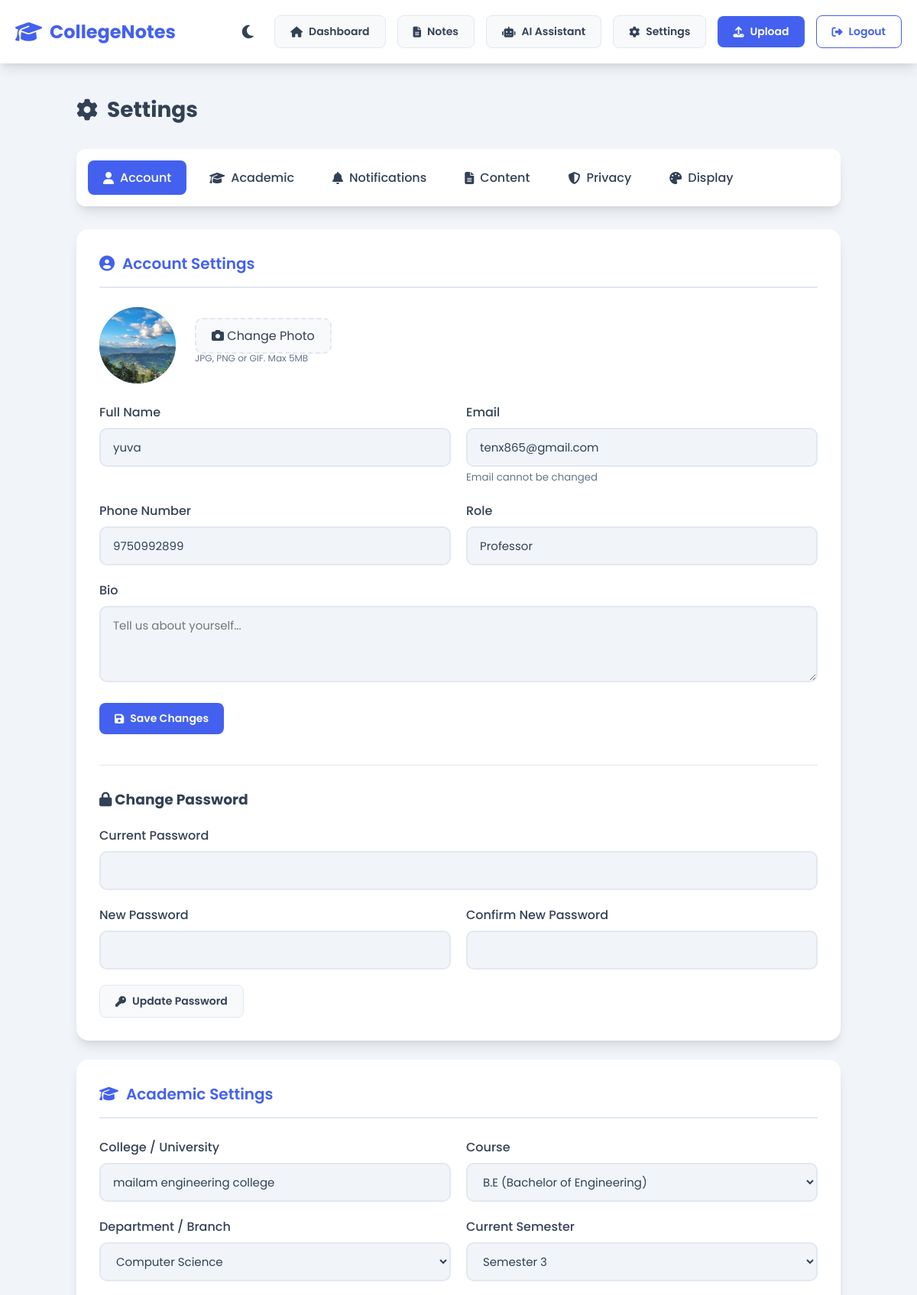
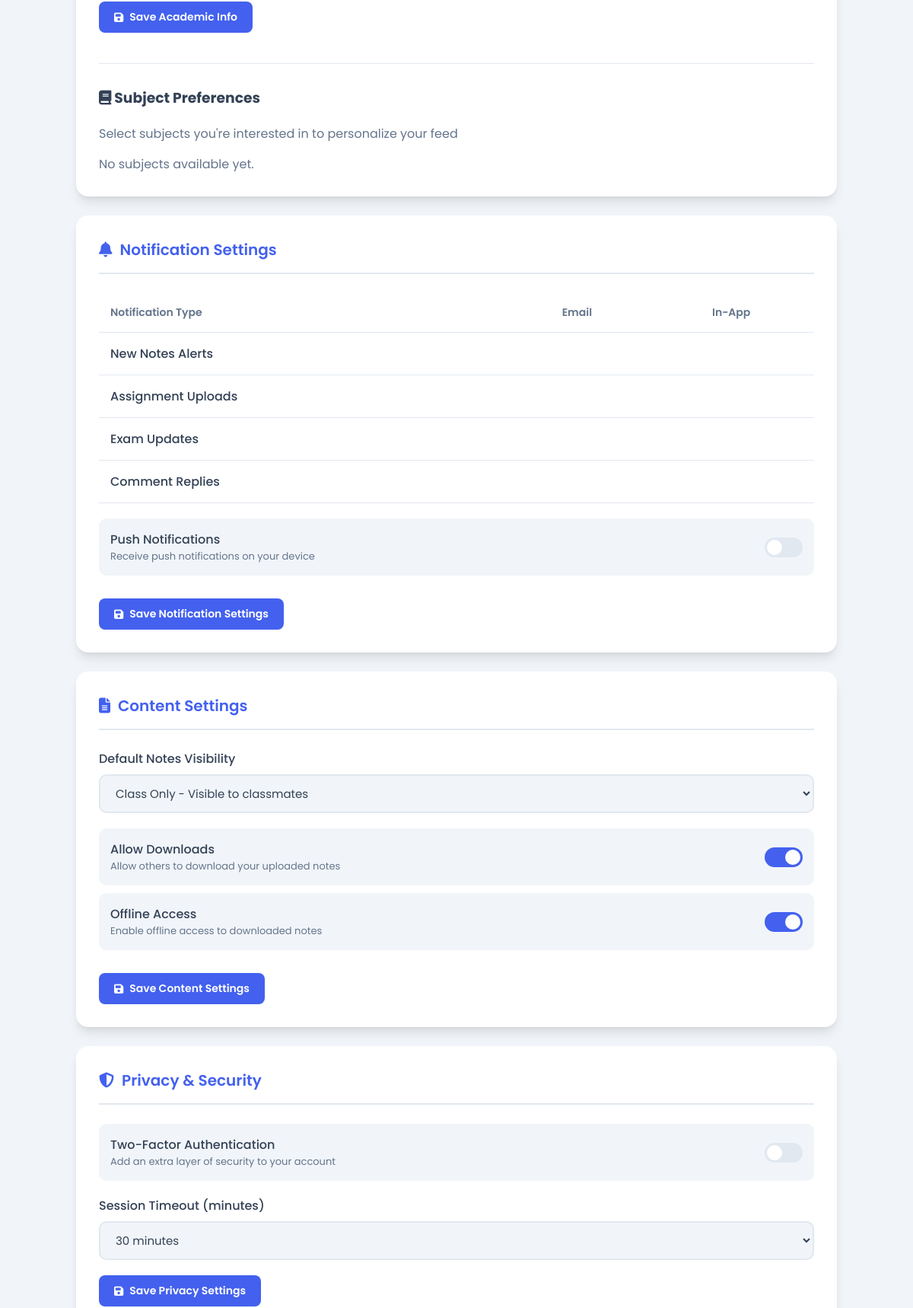
/settings (signed in, upper part), run on the app's committed database (2 pictures, top to bottom).
### models.py (models this page shows, shortened)
class User(UserMixin, db.Model):
    id = db.Column(db.Integer, primary_key=True)
    username = db.Column(db.String(64), unique=True, nullable=False)
    enrollment_number = db.Column(db.String(50), unique=True, nullable=True)
    email = db.Column(db.String(120), unique=True, nullable=False)
    password_hash = db.Column(db.String(256), nullable=True)
    role = db.Column(db.String(20), nullable=False, default='student')
    created_at = db.Column(db.DateTime, default=datetime.utcnow)
    bio = db.Column(db.Text, nullable=True)
    phone = db.Column(db.String(20), nullable=True)
    phone_verified = db.Column(db.Boolean, default=False)
    email_verified = db.Column(db.Boolean, default=False)
    two_factor_enabled = db.Column(db.Boolean, default=False)
    college = db.Column(db.String(200), nullable=True)
    course = db.Column(db.String(100), nullable=True)
    department = db.Column(db.String(100), nullable=True)
    current_semester = db.Column(db.String(50), nullable=True)
    google_id = db.Column(db.String(100), unique=True, nullable=True)
    profile_picture_url = db.Column(db.String(500), nullable=True)
    auth_method = db.Column(db.String(20), default='password')
    otp_code = db.Column(db.String(6), nullable=True)
    otp_created_at = db.Column(db.DateTime, nullable=True)
    otp_attempts = db.Column(db.Integer, default=0)
    reset_token = db.Column(db.String(100), nullable=True)
    reset_token_created_at = db.Column(db.DateTime, nullable=True)
    notes = db.relationship('Note', backref='uploader', lazy=True)
    preferences = db.relationship('UserPreferences', backref='user', uselist=False, lazy=True)
    login_history = db.relationship('LoginHistory', backref='user', lazy=True)
    bookmarks = db.relationship('Bookmark', backref='user', lazy=True)
    ratings = db.relationship('Rating', backref='user', lazy=True)
    comments = db.relationship('Comment', backref='user', lazy=True)
    def get_preferences(self):
        if not self.preferences:
            prefs = UserPreferences(user_id=self.id)
            db.session.add(prefs)
            db.session.commit()
        return self.preferences

class UserPreferences(db.Model):
    id = db.Column(db.Integer, primary_key=True)
    user_id = db.Column(db.Integer, db.ForeignKey('user.id'), nullable=False, unique=True)
    theme = db.Column(db.String(20), default='system')  # light, dark, system
    font_size = db.Column(db.String(20), default='medium')  # small, medium, large
    language = db.Column(db.String(10), default='en')
    accessibility_mode = db.Column(db.Boolean, default=False)
    high_contrast = db.Column(db.Boolean, default=False)
    email_new_notes = db.Column(db.Boolean, default=True)
    email_assignments = db.Column(db.Boolean, default=True)
    email_exam_updates = db.Column(db.Boolean, default=True)
    email_comments = db.Column(db.Boolean, default=True)
    inapp_new_notes = db.Column(db.Boolean, default=True)
    inapp_assignments = db.Column(db.Boolean, default=True)
    inapp_exam_updates = db.Column(db.Boolean, default=True)
    inapp_comments = db.Column(db.Boolean, default=True)
    push_enabled = db.Column(db.Boolean, default=False)
    notes_visibility = db.Column(db.String(20), default='class')  # public, class
    allow_downloads = db.Column(db.Boolean, default=True)
    offline_access = db.Column(db.Boolean, default=True)
    session_timeout = db.Column(db.Integer, default=30)  # minutes
    subject_preferences = db.Column(db.Text, default='[]')
    created_at = db.Column(db.DateTime, default=datetime.utcnow)
    updated_at = db.Column(db.DateTime, default=datetime.utcnow, onupdate=datetime.utcnow)

### main.py (the view)
@app.route('/settings')
@login_required
def settings():
    prefs = current_user.get_preferences()
    login_history = LoginHistory.query.filter_by(user_id=current_user.id).order_by(LoginHistory.login_time.desc()).limit(10).all()
    bookmarks = Bookmark.query.filter_by(user_id=current_user.id).all()
    subjects = [s[0] for s in db.session.query(Note.subject).distinct().filter(Note.subject != None, Note.subject != '').all()]
    return render_template('settings.html',
                         user=current_user,
                         prefs=prefs,
                         login_history=login_history,
                         bookmarks=bookmarks,
                         subjects=subjects)

### templates/settings.html (shortened to what this page needs)
{% extends "base.html" %}
{% block content %}
<div class="settings-container">
    <div class="settings-header">
        <h1><i class="fas fa-cog"></i> Settings</h1>
    </div>
    <nav class="settings-nav">
        <a href="#account" class="active"><i class="fas fa-user"></i> Account</a>
        <a href="#academic"><i class="fas fa-graduation-cap"></i> Academic</a>
        <a href="#notifications"><i class="fas fa-bell"></i> Notifications</a>
        <a href="#content"><i class="fas fa-file-alt"></i> Content</a>
        <a href="#privacy"><i class="fas fa-shield-alt"></i> Privacy</a>
        <a href="#display"><i class="fas fa-palette"></i> Display</a>
    </nav>
    <section id="account" class="settings-section">
        <h2><i class="fas fa-user-circle"></i> Account Settings</h2>
        <form action="{{ url_for('update_account_settings') }}" method="POST" enctype="multipart/form-data">
            <div class="profile-picture-section">
                <div class="profile-avatar">
                    {% if user.profile_picture_url %}
                    <img src="{{ user.profile_picture_url }}" alt="Profile">
                    {% else %}
                    <i class="fas fa-user"></i>
                    {% endif %}
                </div>
                <div>
                    <label class="upload-btn">
                        <i class="fas fa-camera"></i> Change Photo
                    </label>
                    <p style="font-size: 12px; color: var(--gray-color); margin-top: 8px;">JPG, PNG or GIF. Max 5MB</p>
                </div>
            </div>
            <div class="form-row">
                <div class="form-group">
                    <label>Full Name</label>
                    <input type="text" name="username" value="{{ user.username }}" required>
                </div>
                <div class="form-group">
                    <label>Email</label>
                    <input type="email" value="{{ user.email }}" disabled>
                    <small style="color: var(--gray-color);">Email cannot be changed</small>
                </div>
            </div>
            <div class="form-row">
                <div class="form-group">
                    <label>Phone Number</label>
                    <input type="tel" name="phone" value="{{ user.phone or '' }}" placeholder="+91 1234567890">
                </div>
                <div class="form-group">
                    <label>Role</label>
                    <input type="text" value="{{ user.role | title }}" disabled>
                </div>
            </div>
            <div class="form-group">
                <label>Bio</label>
                <textarea name="bio" placeholder="Tell us about yourself...">{{ user.bio or '' }}</textarea>
            </div>
            <button type="submit" class="btn btn-primary"><i class="fas fa-save"></i> Save Changes</button>
        </form>
        <div style="margin-top: 40px; padding-top: 30px; border-top: 1px solid var(--border-color);">
            <h3 style="margin-bottom: 20px;"><i class="fas fa-lock"></i> Change Password</h3>
            <form action="{{ url_for('update_password') }}" method="POST">
                <div class="form-row">
                    <div class="form-group">
                        <label>Current Password</label>
                        <input type="password" name="current_password" required>
                    </div>
                </div>
                <div class="form-row">
                    <div class="form-group">
                        <label>New Password</label>
                        <input type="password" name="new_password" required minlength="6">
                    </div>
                    <div class="form-group">
                        <label>Confirm New Password</label>
                        <input type="password" name="confirm_password" required minlength="6">
                    </div>
                </div>
                <button type="submit" class="btn btn-secondary"><i class="fas fa-key"></i> Update Password</button>
            </form>
        </div>
    </section>
    <section id="academic" class="settings-section">
        <h2><i class="fas fa-graduation-cap"></i> Academic Settings</h2>
        <form action="{{ url_for('update_academic_settings') }}" method="POST">
            <div class="form-row">
                <div class="form-group">
                    <label>College / University</label>
                    <input type="text" name="college" value="{{ user.college or '' }}"
                        placeholder="Enter your college name">
                </div>
                <div class="form-group">
                    <label>Course</label>
                    <select name="course">
                        <option value="B.E" {% if user.course=='B.E' %}selected{% endif %}>B.E (Bachelor of Engineering)
                        </option>
                    </select>
                </div>
            </div>
            <div class="form-row">
                <div class="form-group">
                    <label>Department / Branch</label>
                    <select name="department">
                        <option value="Computer Science" {% if user.department=='Computer Science' %}selected{% endif
                            %}>Computer Science</option>
                    </select>
                </div>
                <div class="form-group">
                    <label>Current Semester</label>
                    <select name="semester">
                        {% for i in range(1, 9) %}
                        <option value="Semester {{ i }}" {% if user.current_semester=='Semester ' ~ i %}selected{% endif
                            %}>Semester {{ i }}</option>
                        {% endfor %}
                    </select>
                </div>
            </div>
            <button type="submit" class="btn btn-primary"><i class="fas fa-save"></i> Save Academic Info</button>
        </form>
        <div style="margin-top: 40px; padding-top: 30px; border-top: 1px solid var(--border-color);">
            <h3 style="margin-bottom: 20px;"><i class="fas fa-book"></i> Subject Preferences</h3>
            <p style="color: var(--gray-color); margin-bottom: 15px;">Select subjects you're interested in to
                personalize your feed</p>
            <form action="{{ url_for('update_subject_preferences') }}" method="POST">
                <div class="subject-tags">
                    {% if not subjects %}
                    <p style="color: var(--gray-color);">No subjects available yet.</p>
                    {% endif %}
                </div>
            </form>
        </div>
    </section>
    <section id="notifications" class="settings-section">
        <h2><i class="fas fa-bell"></i> Notification Settings</h2>
        <form action="{{ url_for('update_notification_settings') }}" method="POST">
            <table class="notification-table">
                <thead>
                    <tr>
                        <th style="text-align: left;">Notification Type</th>
                        <th>Email</th>
                        <th>In-App</th>
                    </tr>
                </thead>
                <tbody>
                    <tr>
                        <td>New Notes Alerts</td>
                        <td>
                        </td>
                        <td>
                        </td>
                    </tr>
                    <tr>
                        <td>Assignment Uploads</td>
                        <td>
                        </td>
                        <td>
                        </td>
                    </tr>
                    <tr>
                        <td>Exam Updates</td>
                        <td>
                        </td>
                        <td>
                        </td>
                    </tr>
                    <tr>
                        <td>Comment Replies</td>
                        <td>
                        </td>
                        <td>
                        </td>
                    </tr>
                </tbody>
            </table>
            <div class="toggle-group" style="margin-top: 20px;">
                <div class="toggle-label">
                    <span>Push Notifications</span>
                    <small>Receive push notifications on your device</small>
                </div>
                <label class="toggle-switch">
                    <span class="toggle-slider"></span>
                </label>
            </div>
            <button type="submit" class="btn btn-primary" style="margin-top: 20px;"><i class="fas fa-save"></i> Save
                Notification Settings</button>
        </form>
    </section>
    <section id="content" class="settings-section">
        <h2><i class="fas fa-file-alt"></i> Content Settings</h2>
        <form action="{{ url_for('update_content_settings') }}" method="POST">
            <div class="form-group">
                <label>Default Notes Visibility</label>
                <select name="notes_visibility">
                    <option value="class" {% if prefs.notes_visibility=='class' %}selected{% endif %}>Class Only -
                        Visible to classmates</option>
                </select>
            </div>
            <div class="toggle-group">
                <div class="toggle-label">
                    <span>Allow Downloads</span>
                    <small>Allow others to download your uploaded notes</small>
                </div>
                <label class="toggle-switch">
                    <span class="toggle-slider"></span>
                </label>
            </div>
            <div class="toggle-group">
                <div class="toggle-label">
                    <span>Offline Access</span>
                    <small>Enable offline access to downloaded notes</small>
                </div>
                <label class="toggle-switch">
                    <span class="toggle-slider"></span>
                </label>
            </div>
            <button type="submit" class="btn btn-primary" style="margin-top: 20px;"><i class="fas fa-save"></i> Save
                Content Settings</button>
        </form>
    </section>
    <section id="privacy" class="settings-section">
        <h2><i class="fas fa-shield-alt"></i> Privacy & Security</h2>
        <form action="{{ url_for('update_privacy_settings') }}" method="POST">
            <div class="toggle-group">
                <div class="toggle-label">
                    <span>Two-Factor Authentication</span>
                    <small>Add an extra layer of security to your account</small>
                </div>
                <label class="toggle-switch">
                    <span class="toggle-slider"></span>
                </label>
            </div>
            <div class="form-group" style="margin-top: 20px;">
                <label>Session Timeout (minutes)</label>
                <select name="session_timeout">
                    <option value="30" {% if prefs.session_timeout==30 %}selected{% endif %}>30 minutes</option>
                </select>
            </div>
            <button type="submit" class="btn btn-primary"><i class="fas fa-save"></i> Save Privacy Settings</button>
        </form>
    </section>
</div>
{% endblock %}

### data on the page
User: profile_picture_url (picture), username "yuva", email "tenx865@gmail.com", phone "9750992899", role "Professor", college "mailam engineering college", course "B.E (Bachelor of Engineering)", department "Computer Science", semester "Semester 3"
UserPreferences: notes_visibility "Class Only - Visible to classmates", session_timeout "30 minutes"
